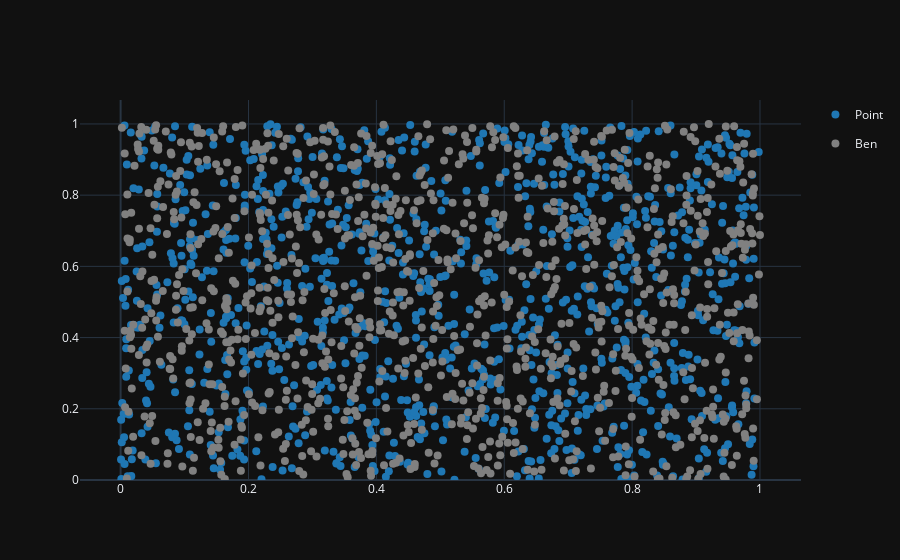

Notebook code for this chart:
### Code cell
x = np.random.random(1000)
y = np.random.random(1000)
df = pd.DataFrame({'x': x, 'y': y})

x = np.random.random(1000)
y = np.random.random(1000)
df2 = pd.DataFrame({'x': x, 'y': y})

ggplot(df, aes(x='x', y='y')) + geom_point() + geom_point(df2, aes(x='x', y='y', color='grey'), name="Ben") + theme_dark()

### Figure 1 — Plotly figure (JSON) as saved in the notebook; plotly's stock layout.template omitted (floating-point values rounded to 4 significant figures; data arrays with more than 128 entries replaced by an {"elided": "..."} marker saying what was removed)
{"data": [{"legendgroup": "Point", "marker": {"color": "#1f77b4", "size": 8, "symbol": "circle"}, "mode": "markers", "name": "Point", "opacity": 1, "showlegend": true, "type": "scatter", "x": {"elided": "1000 float values"}, "xaxis": "x", "y": {"elided": "1000 float values"}, "yaxis": "y"}, {"legendgroup": "Ben", "marker": {"color": "grey", "size": 8, "symbol": "circle"}, "mode": "markers", "name": "Ben", "opacity": 1, "showlegend": true, "type": "scatter", "x": {"elided": "1000 float values"}, "xaxis": "x", "y": {"elided": "1000 float values"}, "yaxis": "y"}], "layout": {"xaxis": {"anchor": "y", "domain": [0, 1]}, "yaxis": {"anchor": "x", "domain": [0, 1], "rangemode": "tozero"}}}
